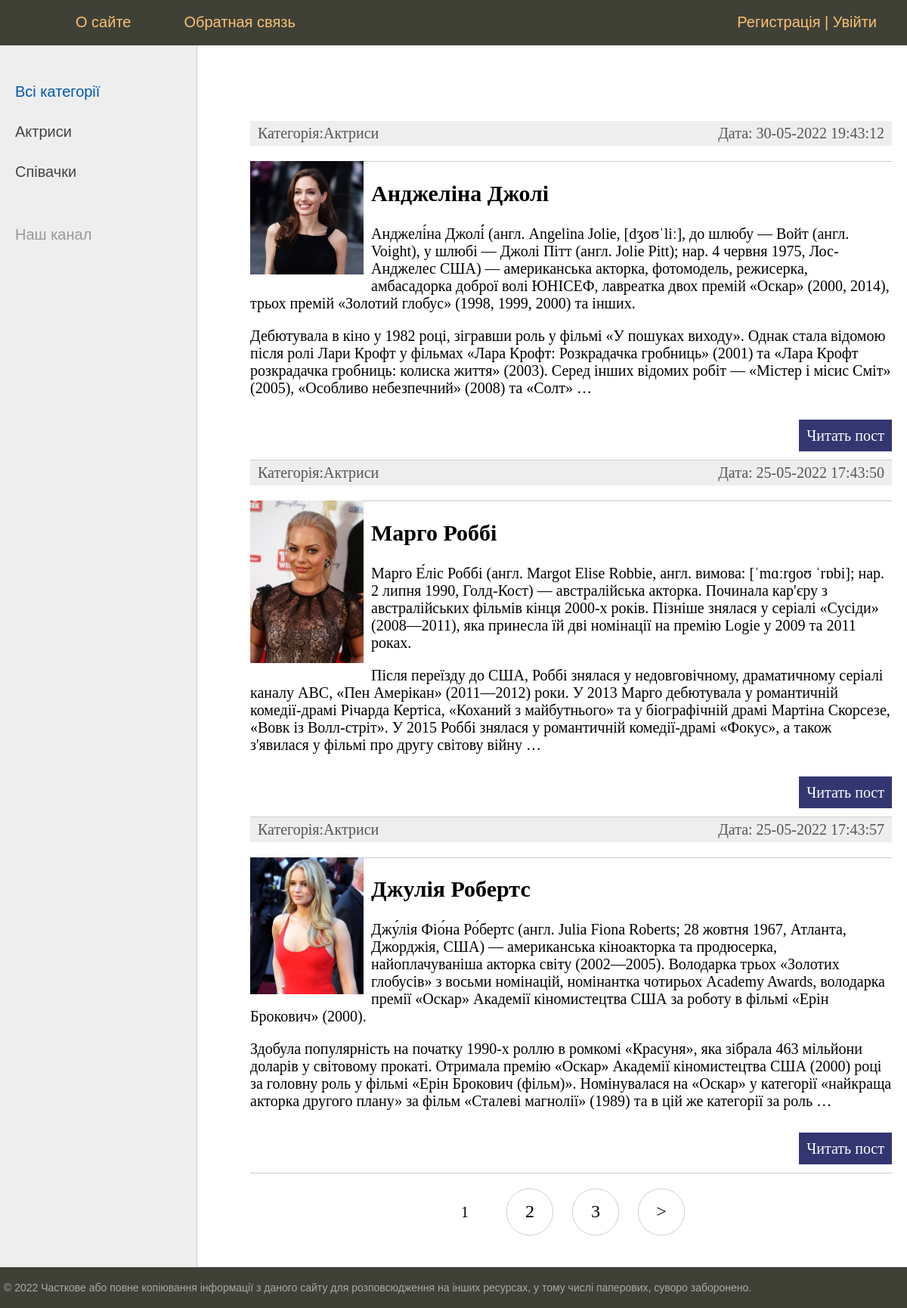
The page / on the database its author committed.
### women/models.py (models this page shows, shortened)
class Category(models.Model):
     name = models.CharField(max_length=100, db_index=True, verbose_name = 'Категорія')
     slug = models.SlugField(max_length=255, unique=True, db_index=True, verbose_name='URL', null=True)
     def __str__(self):
         return self.name
     def get_absolute_url(self):
         return reverse('category', kwargs={'cat_slug': self.slug})
     class Meta:
        verbose_name = 'Категорія'
        verbose_name_plural = 'Категорії'
        ordering = ['id']

class Women(models.Model):
    title = models.CharField(max_length=100, verbose_name='Заговолок')
    slug = models.SlugField(max_length=255, unique=True, db_index=True, verbose_name="URL")
    content = models.TextField(blank=True, verbose_name='Зміст')
    photo = models.ImageField(upload_to='photos/%Y/%m/%d/')
    time_create = models.DateTimeField(auto_now_add=True)
    time_update = models.DateTimeField(auto_now=True)
    is_published = models.BooleanField(default=True, verbose_name='Опубліковано')
    cat = models.ForeignKey('Category', on_delete=models.PROTECT, null=True, verbose_name='Категорія')
    def get_absolute_url(self):
        return reverse('post', kwargs={'post_slug': self.slug})
    class Meta:
        verbose_name = 'Відомі жінки'
        verbose_name_plural = 'Відомі жінки'
        ordering = ['time_create', 'title']

### women/views.py (the view)
# urls.py: path('', WomenHome.as_view(), name='home'),
class WomenHome(DataMixin, ListView):
    paginate_by = 3
    model = Women
    template_name = 'women/index.html'
    context_object_name = 'posts'
    def get_context_data(self, *, object_list=None, **kwargs):
        context = super().get_context_data(**kwargs)
        c_def = self.get_user_context(title=" Головна сторінка")
        return dict(list(context.items()) + list(c_def.items()))
    def get_queryset(self):
        return Women.objects.filter(is_published=True).select_related('cat')

### women/utils.py (called while the page is built)
    def get_user_context(self, **kwargs):
        context = kwargs
        cats = cache.get('cats')
        if not cats:
            cats = Category.objects.annotate(Count('women'))
            cache.set('cats', cats, 60)
        user_menu = menu.copy()
        if not self.request.user.is_authenticated:
            user_menu.pop(1)
        context['menu'] = user_menu
        context['cats'] = cats
        if 'cat_selected' not in context:
            context['cat_selected'] = 0
        return context

### women/templates/women/index.html (shortened to what this page needs)
{% extends 'women/base.html' %}
{% block content %}
<ul class="list-articles">
	{% for p in posts %}
    <li><div class="article-panel">
        <p class="first">Категорія:{{ p.cat }}</p>
        <p class="last">Дата: {{ p.time_update|date:"d-m-Y H:i:s" }}</p>
    </div>
    {% if p.photo %}
        <p><img class="img-article-left thumb" src="{{ p.photo.url }}"></p>
    {% endif %}
			<li><h2>{{p.title}}</h2>
	{% autoescape on %}
	{{ p.content|linebreaks|truncatewords:100 }}
	{% endautoescape %}
			<p class="link-read-post"><a href="{{ p.get_absolute_url }}">Читать пост</a></p>
			</li>
	{% endfor %}
</ul>
{% endblock %}

### women/templates/women/base.html (shortened to what this page needs)
{% load static %}
{% load women_tags %}
<!DOCTYPE html>
<html>
<head>
	<link type="text/css" href="{% static 'women/css/styles.css' %}" rel="stylesheet" />
</head>
<body>
<table class="table-page" border=0 cellpadding="0" cellspacing="0">
<tr><td valign=top>
		<div class="header">
			<ul id="mainmenu" class="mainmenu">
			<li class="logo"><a href="{% url 'home' %}"><div class="logo"></div></a></li>
{% for m in menu %}
			<li><a href="{% url m.url_name %}">{{m.title}}</a></li>
{% endfor %}
            {% if request.user.is_authenticated %}
            <li class="last">{{ user.username }} | <a href="{% url 'logout'  %}">Вийти</a></li>
            {% else %}
				<li class="last"><a href="{% url 'register' %}">Регистрація</a> | <a href="{% url 'login' %}">Увійти</a></li>
            {% endif     %}
			</ul>
		</div>
<table class="table-content" border=0 cellpadding="0" cellspacing="0">
<tr>
{% load cache %}
	<td valign="top" class="left-chapters">
	<ul id="leftchapters">
    {% cache 60 sidebar %}
    {% if cat_selected == 0 %}
		<li class="selected">Всі категорії</li>
    {% else %}
        <li><a href="{% url 'home' %}">Всі категорії</a><li>
    {% endif %}
    {% for c in cats %}
        {% if c.women__count > 0 %}
    {% if c.pk == cat_selected %}
    <li class="selected">{{ c.name }}</li>
    {% else %}
       <li><a href="{{c.get_absolute_url}}">{{c.name}}</a></li>
        {% endif %}
        {% endif %}
    {% endfor %}
    {% endcache %}
    <li class="share">
		<p>Наш канал</p>
		<a class="share-yt" href="https://www.youtube.com/channel/UClJzWfGWuGJL2t-3dYKcHTA/playlists" target="_blank" rel="nofollow"></a>
		</li>
	</ul>
</td>
<td valign="top" class="content">
	<div class="content-text">
{% block content %}
{% endblock %}
    {% if page_obj.has_other_pages %}
<nav class="list-pages">
    <ul>
        {% for p in paginator.page_range %}
		{% if page_obj.number == p %}
        <li class="page-num page-num-selected">{{ p }}</li>
		{% elif p >= page_obj.number|add:-2 and p <= page_obj.number|add:2  %}
        <li class="page-num">
            <a href="?page={{ p }}">{{ p }}</a>
        </li>
		{% endif %}
        {% endfor %}
{% if page_obj.has_next %}
<li class="page-num">
	<a href="?page={{ page_obj.next_page_number }}">&gt;</a>
</li>
{% endif %}
    </ul>
</nav>
{% endif %}
	</div>
</td></tr></table>
</td></tr>
<tr><td valign=top>
	<div id="footer">
		<p>&copy; 2022 Часткове або повне копіювання інформації з даного сайту для розповсюдження на інших ресурсах, у тому числі паперових, суворо заборонено.</p>
	</div>
</td></tr></table>
</body>
</html>

### women/static/women/css/styles.css (style rules this page uses)
html, body { font-family: 'Arial'; margin: 0; padding: 0; height: 100%; width: 100%; color: #444; }
a { color: #0059b2; text-decoration: none; }
img { max-width: 600px; height: auto; }
img.img-article-left { max-width: 300px; height: auto; float: left; padding: 0 10px 10px 0; }
img.img-article-left.thumb { max-width: 150px; height: auto; }
p.link-read-post { text-align: right; }
p.link-read-post a { padding: 10px; min-width: 100px; background: #333671; color: #fff; text-decoration: none; }
div.article-panel { background: #eee; padding: 5px 10px 5px 10px; box-sizing border-box; overflow: hidden; color: #555; }
div.article-panel p.first { margin: 0; float: left; }
div.article-panel p.last { margin: 0; float: right; }
ul.list-articles { list-style: none; margin: 0; padding: 0; }
ul.list-articles li { border-bottom: 1px solid #ccc; }
.table-page { width: 100%; height: 100%; vertical-align: top; }
.table-page tr { height: 100%; }
.header { background: #3F4137; height: 60px; }
.logo { background: url('../images/logo.png') no-repeat 10px 5px; width: 70px; height: 60px; }
ul.mainmenu { list-style: none; margin: 0; padding: 0; height: 60px; color: #fdc073; font-size: 20px; overflow: hidden; }
ul.mainmenu li { float: left; margin: 18px 40px 0 30px; }
ul.mainmenu li.logo { margin: 0; }
ul.mainmenu li.last { float: right; }
ul.mainmenu li a { color: #fdc073; text-decoration: none; }
.table-content { width: 100%; min-height: 100%; height: 100%; }
.left-chapters { margin: 0; background: #eee; border-right: 1px solid #ccc; min-height: 100%; }
.left-chapters ul { width: 230px; min-height: 100%; margin: 0; padding: 20px 10px 10px 20px; list-style: none; font-size: 20px; }
.left-chapters ul li { margin: 30px 0 0 0; color: #999; }
.left-chapters ul li.selected { color: #0059b2; }
.left-chapters ul li a { color: #444; text-decoration: none; }
.left-chapters ul li.share { margin: 60px 0 0 0; }
.left-chapters ul li.share p { margin: 30px 0 30px 0; }
.left-chapters ul li.share a { display: inline-block; width: 40px; height: 40px; margin: 0 20px 0 0; }
.left-chapters ul li.share a.share-yt { width: 100%; height: 30px; background: url('../images/share_yt.png') no-repeat 0 0 }
.content { padding: 40px 20px 20px 40px; width: 100%; box-sizing: border-box; }
.content-text { margin: 60px 0 0 30px; color: #000; font-size: 20px; font-family: Yandex Sans Display Light; }
#footer { box-sizing: border-box; background: #3F4137; padding: 5px; color: #aaa; font-size: 14px; font-family: Verdana, Geneva, Arial, Helvetica; text-align: left; overflow: hidden; }
.list-pages { text-align: center; margin: 0 0 20px 0; }
.list-pages ul { margin: 20px 0 0 0; padding: 0; list-style: none; }
.list-pages ul li { display: inline-block; margin: 0 20px 0 0; }
.list-pages a { color: #000; font-size: 24px; text-decoration: none; }
.list-pages .page-num, .page-num-selected { display: inline-block; width: 60px; height: 44px; padding: 16px 0 0 0; border: 1px solid #d0d0d0; border-radius: 30px; }
.list-pages .page-num-selected { border: none; color: #000; font-size: 20px; }

### rows shown on the page
Category: name "Актриси"
Category: name "Співачки"
Women: cat "Актриси", time_update "30-05-2022 19:43:12", photo (picture), title "Анджеліна Джолі", content "Анджелі́на Джолі́́ (англ. Angelina Jolie, [dʒoʊˈliː], до шлюбу — Войт (англ. Voight), у шлюбі — Джолі Пітт (англ. Jolie Pitt); нар. 4 червня 1975, Лос-Анджелес США) — американська акторка, фотомодель, режисерка, амбасадорка доброї волі ЮНІСЕФ, лавреатка двох премій «Оскар» (2000, 2014), трьох премій «Золотий глобус» (1998, 1999, 2000) та інших. Дебютувала в кіно у 1982 році, зігравши роль у фільмі «У пошуках виходу». Однак стала відомою після ролі Лари Крофт у фільмах «Лара Крофт: Розкрадачка гробниць» (2001) та «Лара Крофт розкрадачка гробниць: колиска життя» (2003). Серед інших відомих робіт — «Містер і місис Сміт» (2005), «Особливо небезпечний» (2008) та «Солт» …"
Women: cat "Актриси", time_update "25-05-2022 17:43:50", photo (picture), title "Марго Роббі", content "Марго Е́ліс Роббі (англ. Margot Elise Robbie, англ. вимова: [ˈmɑːrɡoʊ ˈrɒbi]; нар. 2 липня 1990, Голд-Кост) — австралійська акторка. Починала кар'єру з австралійських фільмів кінця 2000-х років. Пізніше знялася у серіалі «Сусіди» (2008—2011), яка принесла їй дві номінації на премію Logie у 2009 та 2011 роках. Після переїзду до США, Роббі знялася у недовговічному, драматичному серіалі каналу ABC, «Пен Амерікан» (2011—2012) роки. У 2013 Марго дебютувала у романтичній комедії-драмі Річарда Кертіса, «Коханий з майбутнього» та у біографічній драмі Мартіна Скорсезе, «Вовк із Волл-стріт». У 2015 Роббі знялася у романтичній комедії-драмі «Фокус», а також з'явилася у фільмі про другу світову війну …"
Women: cat "Актриси", time_update "25-05-2022 17:43:57", photo (picture), title "Джулія Робертс", content "Джу́лія Фіо́на Ро́бертс (англ. Julia Fiona Roberts; 28 жовтня 1967, Атланта, Джорджія, США) — американська кіноакторка та продюсерка, найоплачуваніша акторка світу (2002—2005). Володарка трьох «Золотих глобусів» з восьми номінацій, номінантка чотирьох Academy Awards, володарка премії «Оскар» Академії кіномистецтва США за роботу в фільмі «Ерін Брокович» (2000). Здобула популярність на початку 1990-х роллю в ромкомі «Красуня», яка зібрала 463 мільйони доларів у світовому прокаті. Отримала премію «Оскар» Академії кіномистецтва США (2000) році за головну роль у фільмі «Ерін Брокович (фільм)». Номінувалася на «Оскар» у категорії «найкраща акторка другого плану» за фільм «Сталеві магнолії» (1989)…"

### other values the page prints
{{ m.title }} "О сайте" "Обратная связь"
{{ p }} "1"
{{ p }} "2" "3"
